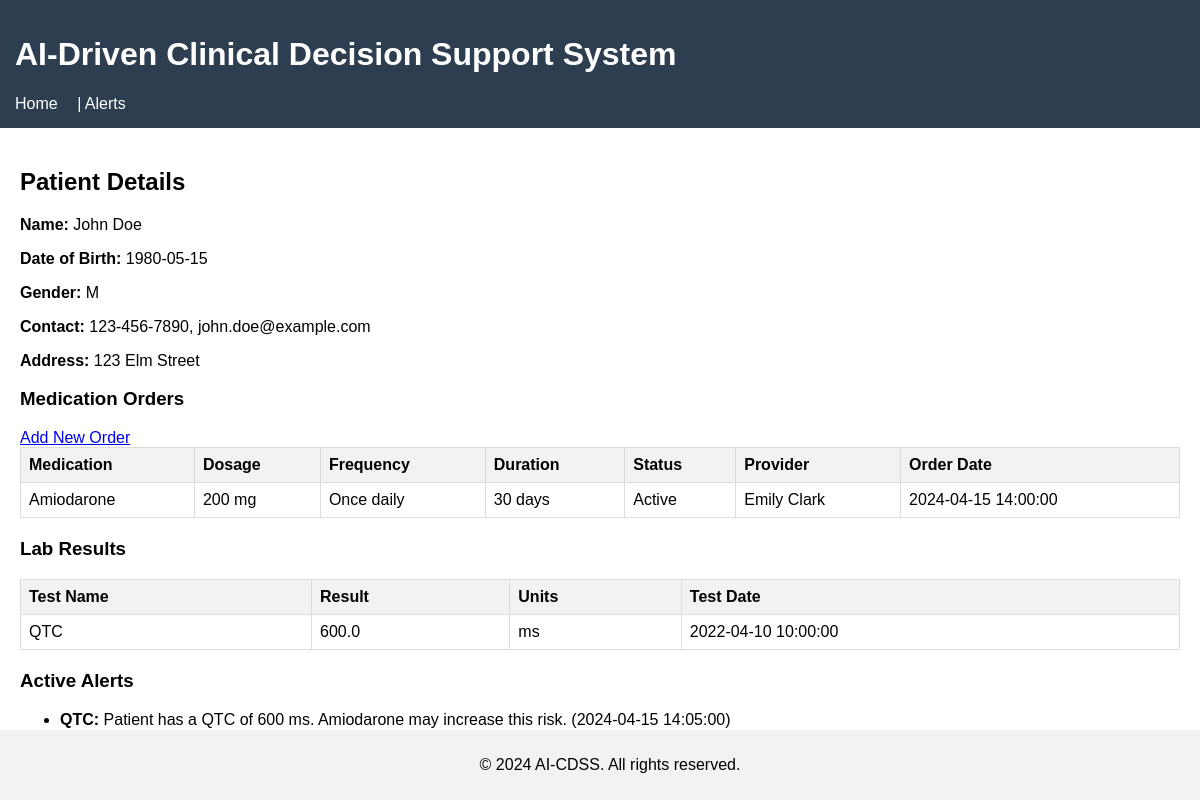
/patient/1, run on the app's committed database.
### tables this page shows
CREATE TABLE Patients (
            patient_id INTEGER PRIMARY KEY AUTOINCREMENT,
            first_name TEXT NOT NULL,
            last_name TEXT NOT NULL,
            date_of_birth DATE NOT NULL,
            gender TEXT NOT NULL CHECK(gender IN ('M','F','O')),
            phone TEXT UNIQUE NOT NULL,
            email TEXT UNIQUE NOT NULL,
            address TEXT
        );

CREATE TABLE Medications (
            medication_id INTEGER PRIMARY KEY AUTOINCREMENT,
            name TEXT NOT NULL UNIQUE,
            description TEXT,
            side_effects TEXT
        );

CREATE TABLE Orders (
            order_id INTEGER PRIMARY KEY AUTOINCREMENT,
            patient_id INTEGER NOT NULL,
            provider_id INTEGER,
            medication_id INTEGER,
            order_date DATETIME NOT NULL,
            dosage TEXT NOT NULL,
            frequency TEXT NOT NULL,
            duration TEXT,
            status TEXT DEFAULT 'Active' CHECK(status IN ('Active','Completed','Discontinued')),
            FOREIGN KEY (patient_id) REFERENCES Patients(patient_id) ON DELETE CASCADE,
            FOREIGN KEY (provider_id) REFERENCES Providers(provider_id) ON DELETE SET NULL,
            FOREIGN KEY (medication_id) REFERENCES Medications(medication_id) ON DELETE SET NULL
        );

CREATE TABLE Providers (
            provider_id INTEGER PRIMARY KEY AUTOINCREMENT,
            first_name TEXT NOT NULL,
            last_name TEXT NOT NULL,
            role TEXT NOT NULL,
            phone TEXT UNIQUE,
            email TEXT UNIQUE
        );

CREATE TABLE Lab_Results (
            lab_result_id INTEGER PRIMARY KEY AUTOINCREMENT,
            patient_id INTEGER NOT NULL,
            test_name TEXT NOT NULL,
            result_value REAL NOT NULL,
            units TEXT NOT NULL,
            test_date DATETIME NOT NULL,
            FOREIGN KEY (patient_id) REFERENCES Patients(patient_id) ON DELETE CASCADE
        );

CREATE TABLE Alerts (
            alert_id INTEGER PRIMARY KEY AUTOINCREMENT,
            patient_id INTEGER NOT NULL,
            medication_id INTEGER,
            lab_test_name TEXT NOT NULL,
            alert_message TEXT NOT NULL,
            alert_date DATETIME NOT NULL,
            resolved BOOLEAN DEFAULT FALSE,
            FOREIGN KEY (patient_id) REFERENCES Patients(patient_id) ON DELETE CASCADE,
            FOREIGN KEY (medication_id) REFERENCES Medications(medication_id) ON DELETE SET NULL
        );

### app.py (the view)
@app.route('/patient/<int:patient_id>')
def patient_detail(patient_id):
    patient = pd.read_sql_query(f"SELECT * FROM Patients WHERE patient_id = {patient_id}", engine).iloc[0]
    orders = pd.read_sql_query(f"""
        SELECT Orders.*, Medications.name as medication_name, Providers.first_name as provider_first, Providers.last_name as provider_last
        FROM Orders
        LEFT JOIN Medications ON Orders.medication_id = Medications.medication_id
        LEFT JOIN Providers ON Orders.provider_id = Providers.provider_id
        WHERE Orders.patient_id = {patient_id}
    """, engine)
    lab_results = pd.read_sql_query(f"SELECT * FROM Lab_Results WHERE patient_id = {patient_id} ORDER BY test_date DESC", engine)
    alerts = pd.read_sql_query(f"SELECT * FROM Alerts WHERE patient_id = {patient_id} AND resolved = 0", engine)
    return render_template('patient.html', patient=patient, orders=orders, lab_results=lab_results, alerts=alerts)

### templates/patient.html
{% extends "base.html" %}
{% block content %}
<h2>Patient Details</h2>
<p><strong>Name:</strong> {{ patient.first_name }} {{ patient.last_name }}</p>
<p><strong>Date of Birth:</strong> {{ patient.date_of_birth }}</p>
<p><strong>Gender:</strong> {{ patient.gender }}</p>
<p><strong>Contact:</strong> {{ patient.phone }}, {{ patient.email }}</p>
<p><strong>Address:</strong> {{ patient.address }}</p>
<h3>Medication Orders</h3>
<a href="{{ url_for('new_order', patient_id=patient.patient_id) }}">Add New Order</a>
<table>
    <tr>
        <th>Medication</th>
        <th>Dosage</th>
        <th>Frequency</th>
        <th>Duration</th>
        <th>Status</th>
        <th>Provider</th>
        <th>Order Date</th>
    </tr>
    {% for _, row in orders.iterrows() %}
    <tr>
        <td>{{ row.medication_name }}</td>
        <td>{{ row.dosage }}</td>
        <td>{{ row.frequency }}</td>
        <td>{{ row.duration }}</td>
        <td>{{ row.status }}</td>
        <td>{{ row.provider_first }} {{ row.provider_last }}</td>
        <td>{{ row.order_date }}</td>
    </tr>
    {% endfor %}
</table>
<h3>Lab Results</h3>
<table>
    <tr>
        <th>Test Name</th>
        <th>Result</th>
        <th>Units</th>
        <th>Test Date</th>
    </tr>
    {% for _, row in lab_results.iterrows() %}
    <tr>
        <td>{{ row.test_name }}</td>
        <td>{{ row.result_value }}</td>
        <td>{{ row.units }}</td>
        <td>{{ row.test_date }}</td>
    </tr>
    {% endfor %}
</table>
<h3>Active Alerts</h3>
{% if alerts.empty %}
    <p>No active alerts for this patient.</p>
{% else %}
    <ul>
    {% for _, alert in alerts.iterrows() %}
        <li><strong>{{ alert.lab_test_name }}:</strong> {{ alert.alert_message }} ({{ alert.alert_date }})</li>
    {% endfor %}
    </ul>
{% endif %}
{% endblock %}

### static/css/styles.css (style rules this page uses)
body { font-family: Arial, sans-serif; margin: 0; padding: 0; }
table { width: 100%; border-collapse: collapse; margin-bottom: 20px; }
table, th, td { border: 1px solid #ddd; }
th, td { padding: 8px; text-align: left; }
th { background-color: #f2f2f2; }

### data on the page
Patients: first_name "John", last_name "Doe", date_of_birth "1980-05-15", phone "123-456-7890", email "john.doe@example.com", address "123 Elm Street"
Medications: medication_name "Amiodarone"
Orders: dosage "200 mg", frequency "Once daily", duration "30 days", status "Active", order_date "2024-04-15 14:00:00"
Providers: provider_first "Emily", provider_last "Clark"
Lab_Results: test_name "QTC", units "ms", test_date "2022-04-10 10:00:00"
Alerts: lab_test_name "QTC", alert_message "Patient has a QTC of 600 ms. Amiodarone may increase this risk.", alert_date "2024-04-15 14:05:00"

### other printed values
{{ patient.gender }} "M"
{{ row.result_value }} "600.0"
